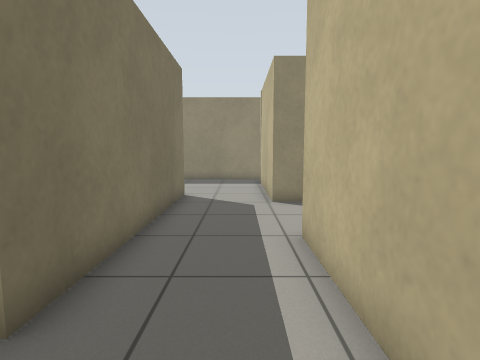
View 1 (above)

20 first-person views from a walk through a robot-simulator world made for Gazebo. The camera is 0.92 m above the floor, tilts 6° down and sees 80° across. The floor is counted in squares, 0.5 m on a side. Each view is taken from the middle of a square. On the plan, view 1 faces up. The plan holds only what a view shows up to about 16 squares ahead; the rest is blank.

View 2
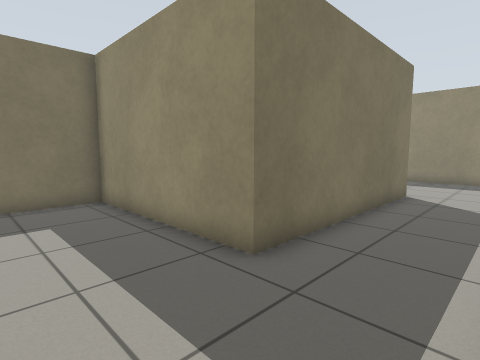

View 3
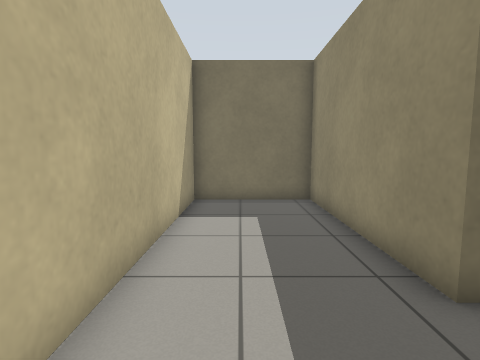

View 4
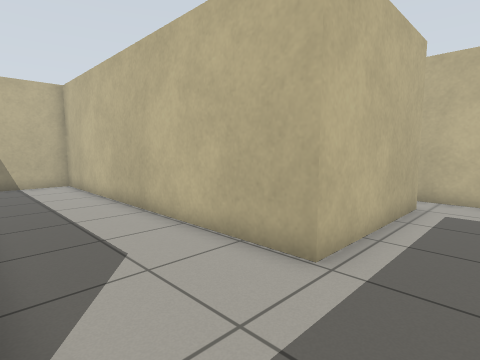

View 5
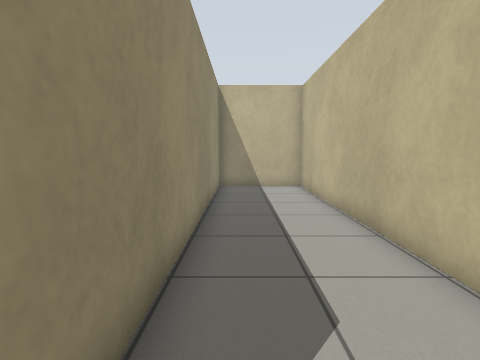

View 6
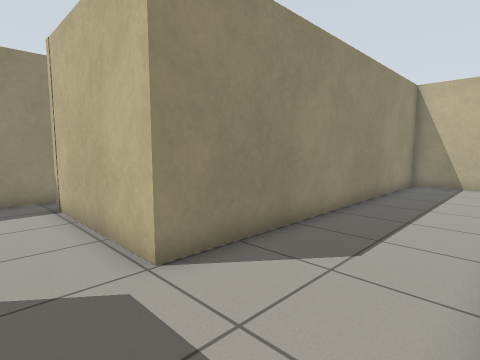

View 7
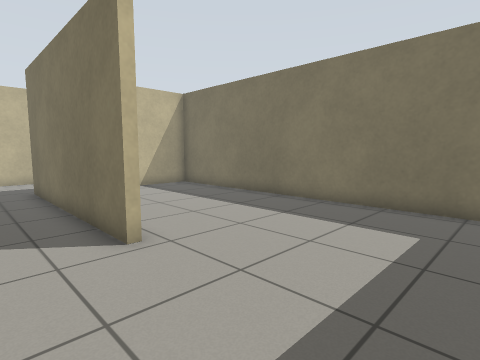

View 8
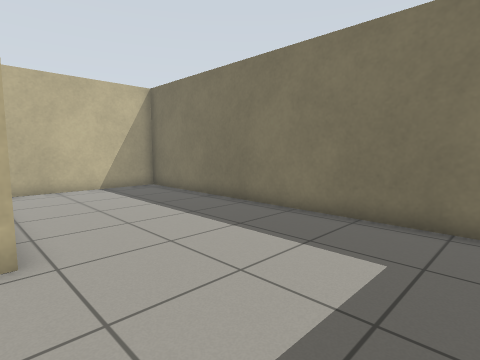

View 9
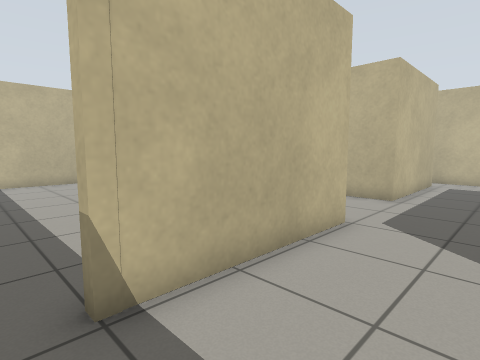

View 10
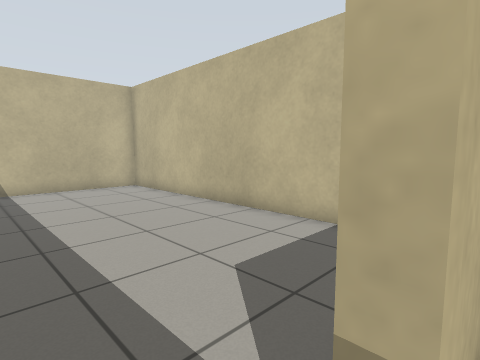

View 11
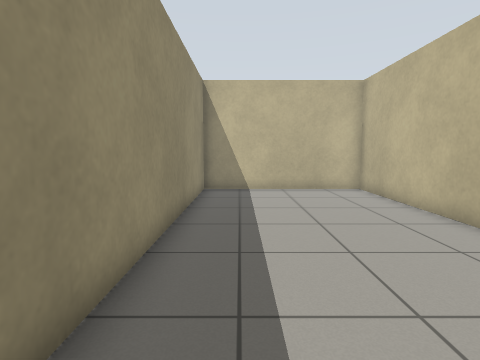

View 12
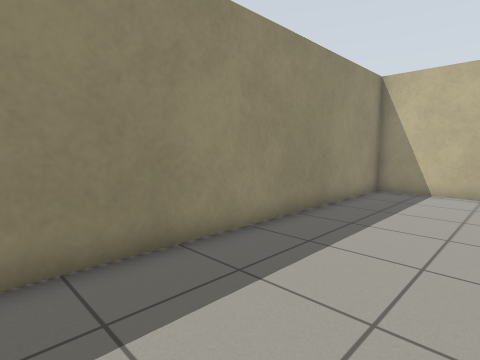

View 13
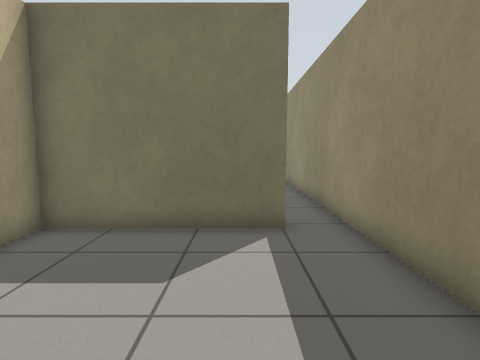

View 14
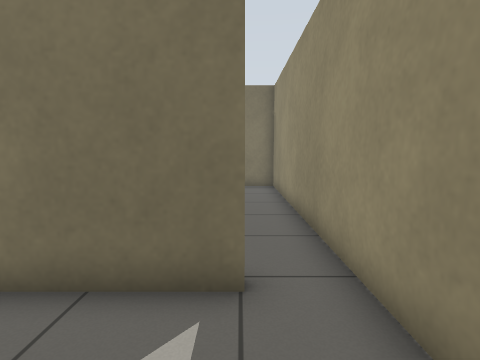

View 15
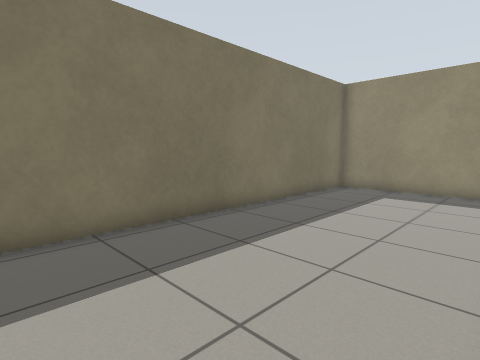

View 16
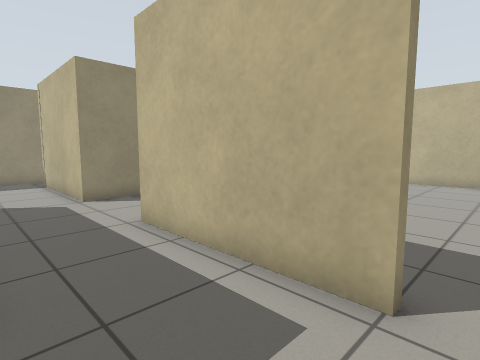

View 17
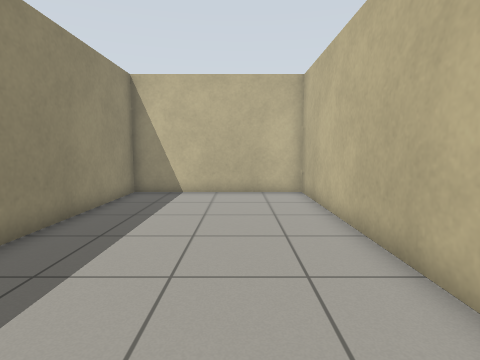

View 18
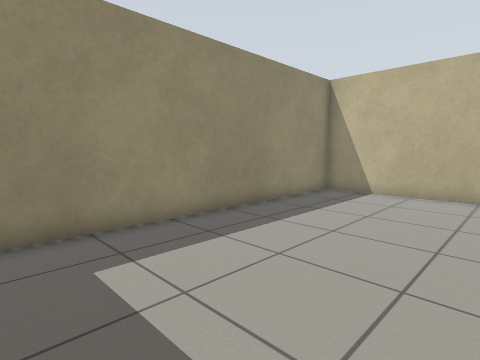

View 19
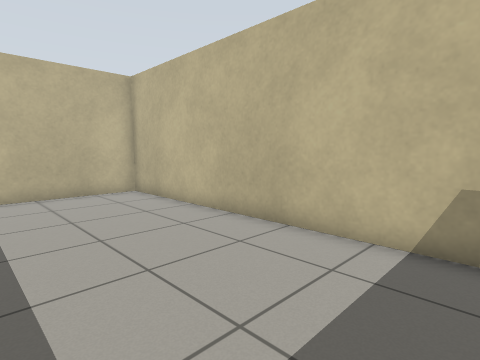

View 20
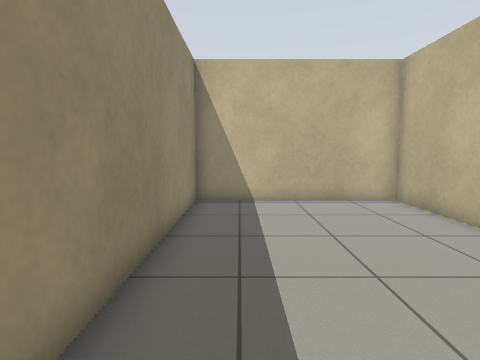

### Floor plan
Ten units are one square. View 1 is at (0, 0); x grows to the right and y downward. Boxes are objects, and circles mark ways between rooms. Rooms are numbered by the first view taken in them; rooms with no view inside come last. Other rooms are left out.
<svg viewBox="-100 -182 259 204">
<path fill="none" stroke="#000" d="M13 1 13 -59 154 -59 154 -101 11 -101 11 -115M-23 -116 -23 -26 -95 -26 -95 17 18 17M11 -115 11 -161M15 -177 -95 -177 -95 -29 -35 -29M41 -104 154 -104 154 -177 15 -177M15 -161 15 -104 26 -104M34 17 154 17 154 -56 34 -56"/>
<circle cx="-5" cy="-105" r="3" fill="#2a7"/>
<circle cx="20" cy="10" r="3" fill="#2a7"/>
<circle cx="10" cy="-170" r="3" fill="#2a7"/>
<text x="10" y="-50">1</text>
<text x="-50" y="-110">2</text>
<text x="80" y="-140">3</text>
<text x="90" y="-20">4</text>
</svg>
Room 1 opens to room 2. Room 1 opens to room 4. Room 2 opens to room 3.

Where each view was taken, in squares from view 1:
view 1: 0 up, 0 right, facing up
view 2: 1 down, 1 right, facing up-left
view 3: 0 up, 1 right, facing left
view 4: 10 up, 1 left, facing down-right
view 5: 9 up, 1 right, facing right
view 6: 6 up, 1 left, facing up-right
view 7: 17 up, 0 right, facing down-left
view 8: 17 up, 2 left, facing down-left
view 9: 17 up, 2 left, facing down-right
view 10: 17 up, 1 right, facing down-right
view 11: 16 up, 2 right, facing right
view 12: 13 up, 2 right, facing up-right
view 13: 15 up, 8 right, facing left
view 14: 16 up, 5 right, facing left
view 15: 4 up, 3 left, facing up-left
view 16: 1 down, 2 left, facing up-right
view 17: 1 up, 3 right, facing right
view 18: 1 down, 3 right, facing up-right
view 19: 4 up, 3 right, facing down-right
view 20: 4 up, 5 right, facing right
